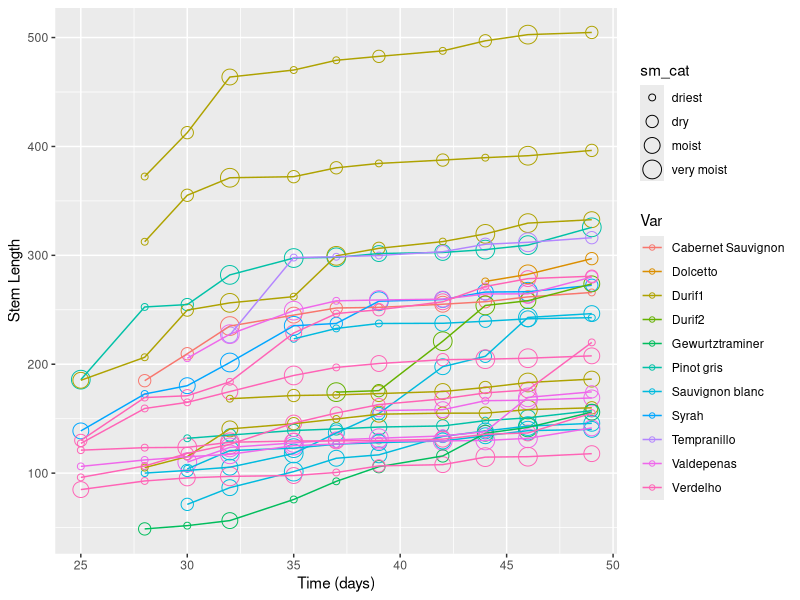
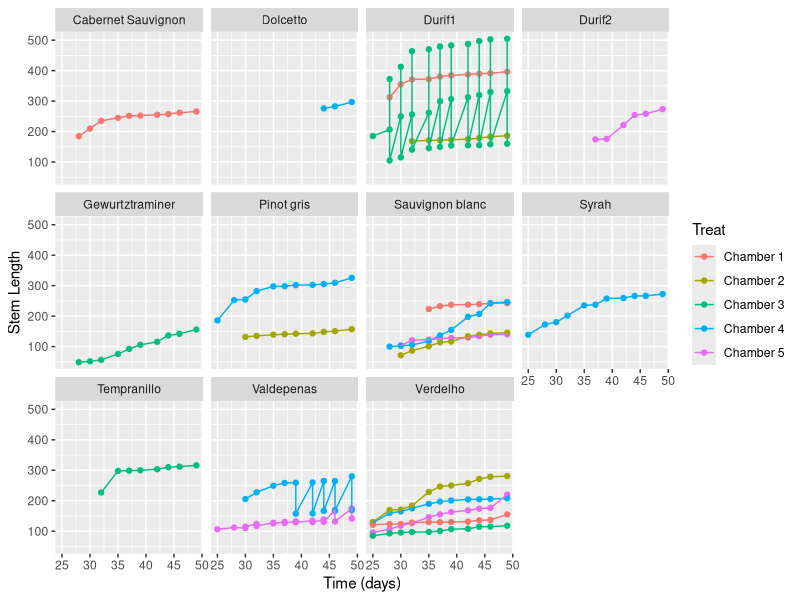
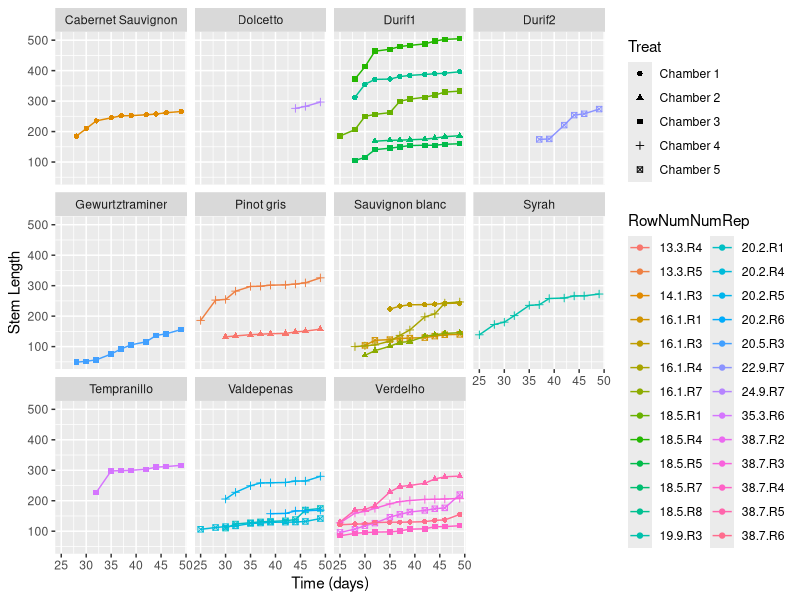
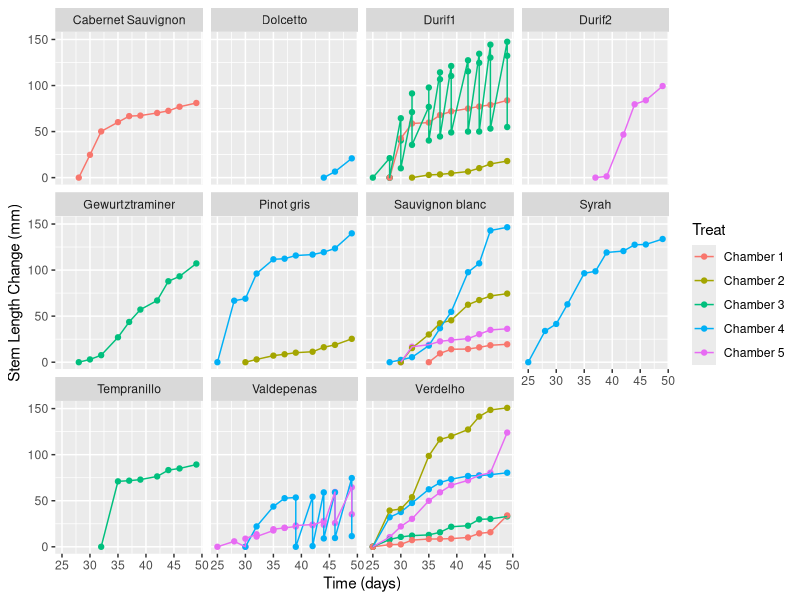
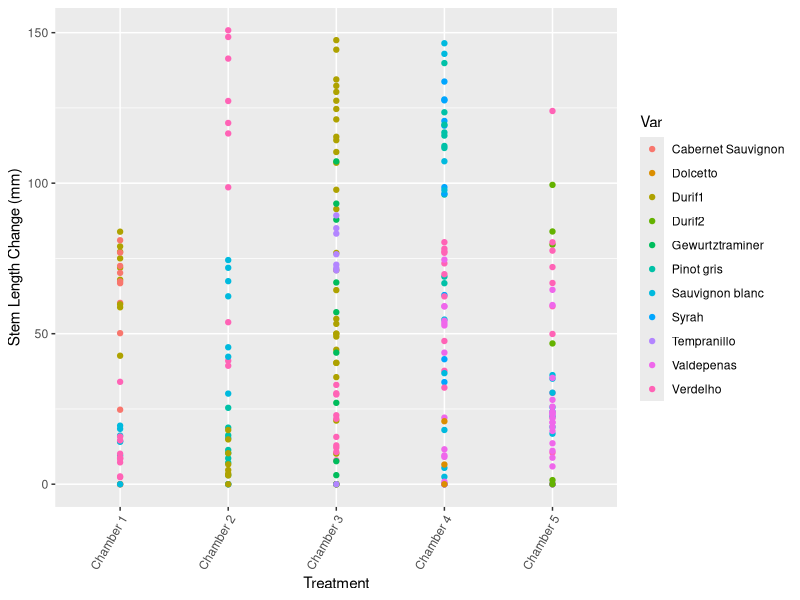
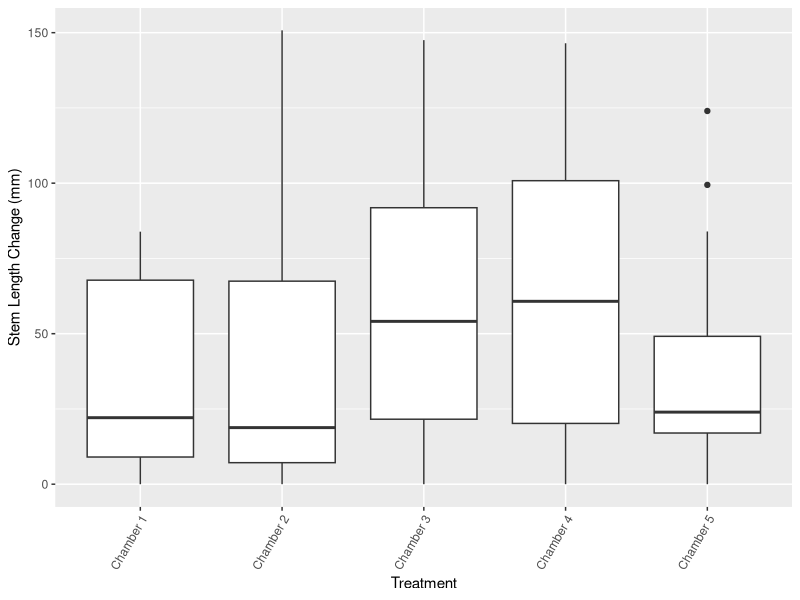
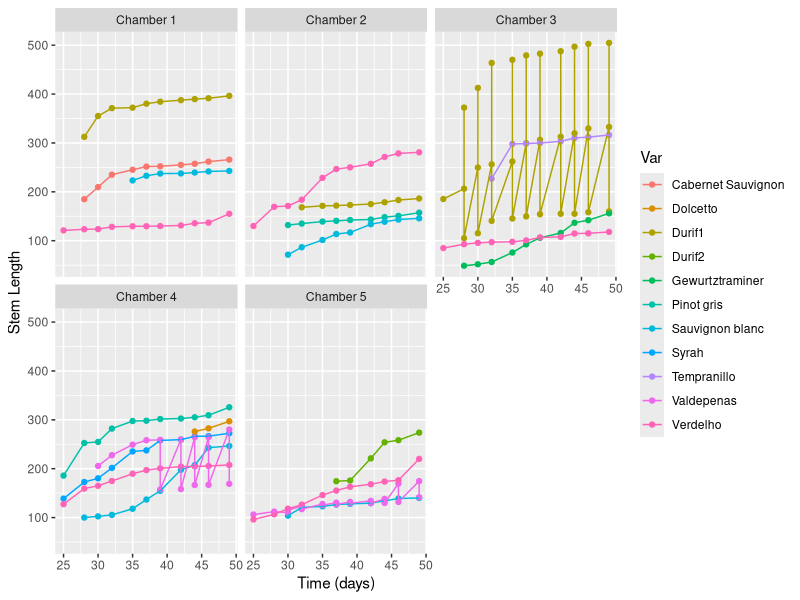
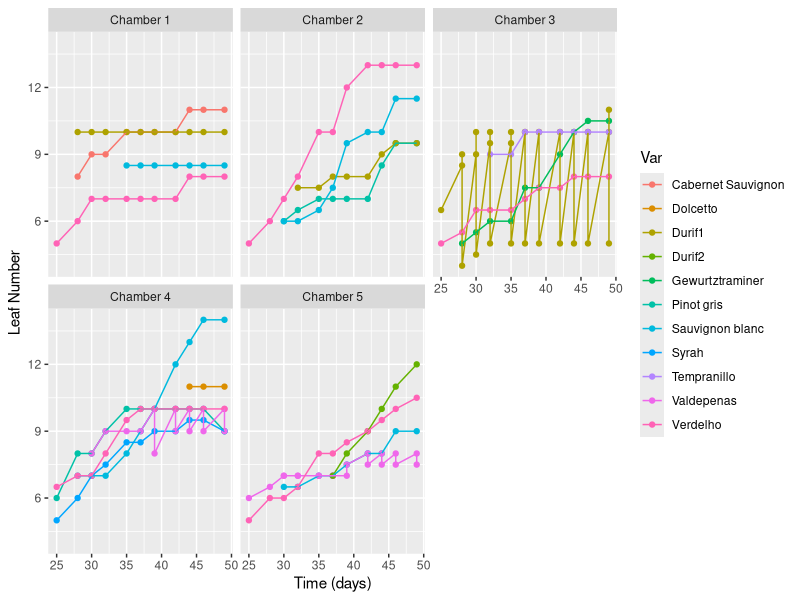

These charts were generated, in order, by the following R code: (Note: this script raises an error after producing the figures.)
## Started 14 February 2017 ##
## By Lizzie and Nicole! ##

# Set working directory: 
if(length(grep("Lizzie", getwd())>0)) {    setwd("~/Documents/git/projects/vinmisc/heattolerance/analyses") 
} else
  setwd("/Users/Nicole/GitHub/heattolerance/analyses/")

# Get packages
library(ggplot2)

dat <- read.csv ("output/clchambdata.csv", header=TRUE)
dat50 <- read.csv ("output/chamb50fl.csv", header=TRUE)

##subset
chds <- subset(dat, select=c(
  "Date",
  "RowNumNumRep", 
  "Var", 
  "days",
  "sm_cat",
  "length_mean",
  "lfnum_mean",
  "pf_mean",
  "bfall_mean",
  "capfall_mean",
  "vFcount_mean",
  "vFest_mean",
  "vFper_mean",
  "EL_mean",
  "stemlenchange",
  "lfchange",
  "Treat"))

##super basic plot
ggplot(chds, aes(days, length_mean, color=Var, group=RowNumNumRep)) + 
  geom_point(aes(size=sm_cat), shape=1) + 
  geom_line() + 
  labs(x = "Time (days)", y = "Stem Length")

##plots stem length by days separated by variety
ggplot(chds, aes(days, length_mean, color=Treat)) +
  geom_point() +
  facet_wrap(~Var) +
  geom_line() + labs(x = "Time (days)", y = "Stem Length")

## ALT: Alternative version of above plot that shows each rep, plots stem length by days separated by variety
ggplot(chds, aes(days, length_mean, color=RowNumNumRep, shape=Treat)) +
  geom_point() +
  facet_wrap(~Var) +
  geom_line() + labs(x = "Time (days)", y = "Stem Length")

##plots change in stem length by days separated by variety
ggplot(chds, aes(days, stemlenchange, color=Treat)) +
  geom_point() +
  facet_wrap(~Var) +
  geom_line() + labs(x = "Time (days)", y = "Stem Length Change (mm)") ##not sure about this unit

##plot change in stem length by treatment
ggplot(chds, aes(Treat, stemlenchange, color=Var)) +
  geom_point() +
  labs(x = "Treatment", y = "Stem Length Change (mm)") +
  theme(axis.text.x = element_text(angle = 60, hjust = 1))

##boxplot of stem length change by treatment
ggplot(chds, aes(Treat, stemlenchange)) +
  geom_boxplot() +
  labs(x = "Treatment", y = "Stem Length Change (mm)") +
  theme(axis.text.x = element_text(angle = 60, hjust = 1))

##plots length by days separated by treat
ggplot(chds, aes(days, length_mean, color=Var)) +
  geom_point() +
  facet_wrap(~Treat) +
  geom_line() + labs(x = "Time (days)", y = "Stem Length")

##plots leafnum by days
ggplot(chds, aes(days, lfnum_mean, color=Var)) +
  geom_point() +
  facet_wrap(~Treat) +
  geom_line() + labs(x = "Time (days)", y = "Leaf Number")

##plots change leafnum by days
ggplot(chds, aes(days, lfchange, color=Var)) +
  geom_point() +
  facet_wrap(~Treat) +
  geom_line() + labs(x = "Time (days)", y = "Leaf Number Change")

##plots change in leaf num by days separated by variety
ggplot(chds, aes(days, lfchange, color=Treat)) +
  geom_point() +
  facet_wrap(~Var) +
  geom_line() + labs(x = "Time (days)", y = "Leaf Number Change")

##plots change in leaf num by treatment
ggplot(chds, aes(Treat, lfchange, color=Var)) +
  geom_point() +
  labs(x = "Treatment", y = "Leaf Number Change") +
  theme(axis.text.x = element_text(angle = 60, hjust = 1))

##boxplot of change in leaf num by treatment
ggplot(chds, aes(Treat, lfchange)) +
  geom_boxplot() +
  labs(x = "Treatment", y = "Leaf Number Change") +
  theme(axis.text.x = element_text(angle = 60, hjust = 1))

##plots perflow by days
ggplot(chds, aes(days, pf_mean, color=Var)) +
  geom_point() +
  facet_wrap(~Treat) +
  geom_line() + labs(x = "Time (days)", y = "Percent Flowering")

##plots pflowr (from loop) by day - not much change
ggplot(chds, aes(days, EL_mean, color=Var)) +
  geom_point() +
  facet_wrap(~Treat) +
  geom_line() + labs(x = "Time (days)", y = "Percent Flowering")

##boxplot percent flowering by variety
ggplot(chds, aes(Var, pf_mean, color=Var)) +
  geom_boxplot() +
  facet_wrap(~Treat) +
  labs(x = "Variety", y = "Percent Flowering") +
  theme(axis.text.x = element_text(angle = 60, hjust = 1))

##plot percent flowering by treatment
ggplot(chds, aes(Treat, pf_mean, color=Var)) +
  geom_point() +
  labs(x = "Treatment", y = "Percent Flowering") +
  theme(axis.text.x = element_text(angle = 60, hjust = 1))

##plot vfcounts by day
ggplot(chds, aes(days, vFcount_mean, color=Var)) +
  geom_point() +
  facet_wrap(~Treat) +
  geom_line() + labs(x = "Time (days)", y = "vitisFlower app Flower Counts")

##plot vFcounts by Variety
ggplot(chds, aes(Var, vFcount_mean, color=Treat)) +
  geom_point() +
  labs(x = "Variety", y = "vitisFlower app Flower Counts") +
  theme(axis.text.x = element_text(angle = 60, hjust = 1))

##plot vFper from loop by day
ggplot(chds, aes(days, vFper_mean, color=Var)) +
  geom_point() +
  facet_wrap(~Treat) +
  geom_line() + labs(x = "Time (days)", y = "vitisFlower app Flower Counts")

##plot vfestimates by variety
ggplot(chds, aes(Var, vFest_mean, color=Treat)) +
  geom_point() +
  labs(x = "Variety", y = "vitisFlower app Flower Estimates") +
  theme(axis.text.x = element_text(angle = 60, hjust = 1))


##plots budfall by day 
ggplot(chds, aes(days, bfall_mean, color=Var)) +
  geom_point() +
  facet_wrap(~Treat) +
  geom_line() + labs(x = "Time (days)", y = "Number Buds Fallen")

##boxplot budfall by variety
ggplot(chds, aes(Treat, bfall_mean)) +
  geom_boxplot() +
  labs(x = "Treatment", y = "Buds Fallen into Bag") +
  theme(axis.text.x = element_text(angle = 60, hjust = 1))

##plot budfall by treatment
ggplot(chds, aes(Treat, bfall_mean, color=Var)) +
  geom_point() +
  labs(x = "Treatment", y = "Buds Fallen into Bag") +
  theme(axis.text.x = element_text(angle = 60, hjust = 1))

##plot capfall by day
ggplot(chds, aes(days, capfall_mean, color=Var)) +
  geom_point() +
  facet_wrap(~Treat) +
  geom_line() + labs(x = "Time (days)", y = "Caps Fallen in Bag")

##boxplot capfall by variety
ggplot(chds, aes(Var, capfall_mean, color=Var)) +
  geom_boxplot() +
  facet_wrap(~Treat) +
  labs(x = "Variety", y = "Caps Fallen into Bag") +
  theme(axis.text.x = element_text(angle = 60, hjust = 1))

##plot capfall by treatment, see wiki (a)
ggplot(chds, aes(Treat, capfall_mean, color=Var)) +
  geom_point() +
  labs(x = "Variety", y = "Caps Fallen into Bag") +
  theme(axis.text.x = element_text(angle = 60, hjust = 1))

##plot 50% flowering estimate phen by individ
ggplot(dat50, aes(RowNumNumRep, days, color=Var)) +
  geom_point() +
  labs(x = "Plant ID", y = "Days to 50% Flowering") +
  theme(axis.text.x = element_text(angle = 60, hjust = 1))

##boxplot 50% flowering estiamtephen by variety
ggplot(dat50, aes(Var, days)) +
  geom_boxplot() +
  labs(x = "Variety", y = "Days to 50% flowering") +
  theme(axis.text.x = element_text(angle = 60, hjust = 1))

##
## Trying to figure out how to show treatment, variety, time and INDIVIDUAL ... a couple ideas
## plots stem length by days separated by variety with shape for RowNumNumRep
ggplot(chds, aes(days, EL_mean, color=Treat, shape=RowNumNumRep)) + 
  geom_point() +
  facet_wrap(~Var) +
  geom_line() + labs(x = "Time (days)", y = "Percent Flowering")

##plots stem length by days separated by variety with linetype, this meh... 
ggplot(chds, aes(days, EL_mean, color=Treat)) +
  geom_point() +
  facet_wrap(~Var) +
  geom_line(aes(linetype=RowNumNumRep)) + labs(x = "Time (days)", y = "Percent FLowering")
## Hmm, I think I will work on writing a longer graping script from base graphics for this. More to come!
## End of 'Trying to figure out how to show treatment, variety, time and INDIVIDUAL' section


# once we finish the above, we can summarize the data if we want
datsummary <-
      ddply(dat, c("RowNum", "Num", "Rep", "RowNumNumRep", "Treatment", "Var"), summarise,
      mean.moist = mean(mean.moist),
      sd = sd(mean.moist),
      sem = sd(mean.moist)/sqrt(length(mean.moist))) # you can add as much as you want to this!



# how many vars?
unique(dat$Var) # 9
unique(dat$RowNumNumRep) # 26
# how many unique plants per variety? Fires we have to aggregate to one level ...
howmanyinds.agg <- aggregate(dat["moist_1"], dat[c("RowNumNumRep", "Var")],
   FUN=length) # note that the moist_1 variable is not what we're interested in
howmanyinds <- aggregate(howmanyinds.agg[c("RowNumNumRep")], 
   howmanyinds.agg["Var"], FUN=length)
whichtreat.agg <- aggregate(dat["moist_1"], dat[c("RowNumNumRep", "Treatment", "Var")],
   FUN=length) # note that the moist_1 variable is not what we're interested in
whichtreat <- aggregate(whichtreat.agg[c("RowNumNumRep")], 
   whichtreat.agg[c("Treatment", "Var")], FUN=length)
